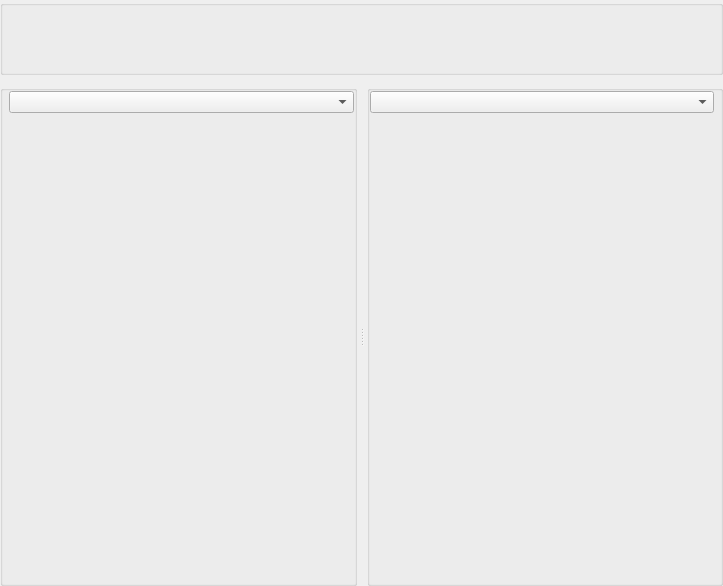
<?xml version="1.0" encoding="UTF-8"?>
<ui version="4.0">
 <class>CEditorMainScreen</class>
 <widget class="QWidget" name="CEditorMainScreen">
  <property name="geometry">
   <rect>
    <x>0</x>
    <y>0</y>
    <width>723</width>
    <height>586</height>
   </rect>
  </property>
  <property name="windowTitle">
   <string>Form</string>
  </property>
  <layout class="QGridLayout" name="gridLayout_2">
   <property name="leftMargin">
    <number>0</number>
   </property>
   <property name="topMargin">
    <number>0</number>
   </property>
   <property name="rightMargin">
    <number>0</number>
   </property>
   <property name="bottomMargin">
    <number>0</number>
   </property>
   <property name="horizontalSpacing">
    <number>0</number>
   </property>
   <property name="verticalSpacing">
    <number>10</number>
   </property>
   <item row="1" column="0">
    <widget class="QWidget" name="pMainWidget" native="true">
     <property name="sizePolicy">
      <sizepolicy hsizetype="Preferred" vsizetype="Expanding">
       <horstretch>0</horstretch>
       <verstretch>0</verstretch>
      </sizepolicy>
     </property>
     <layout class="QGridLayout" name="gridLayout">
      <property name="leftMargin">
       <number>0</number>
      </property>
      <property name="topMargin">
       <number>0</number>
      </property>
      <property name="rightMargin">
       <number>0</number>
      </property>
      <property name="bottomMargin">
       <number>0</number>
      </property>
      <property name="spacing">
       <number>10</number>
      </property>
      <item row="0" column="0">
       <widget class="QSplitter" name="splitter">
        <property name="orientation">
         <enum>Qt::Horizontal</enum>
        </property>
        <property name="handleWidth">
         <number>10</number>
        </property>
        <widget class="QGroupBox" name="groupBox">
         <property name="sizePolicy">
          <sizepolicy hsizetype="Preferred" vsizetype="Expanding">
           <horstretch>0</horstretch>
           <verstretch>0</verstretch>
          </sizepolicy>
         </property>
         <layout class="QGridLayout" name="gridLayout_3">
          <property name="leftMargin">
           <number>0</number>
          </property>
          <property name="topMargin">
           <number>0</number>
          </property>
          <property name="rightMargin">
           <number>0</number>
          </property>
          <property name="bottomMargin">
           <number>0</number>
          </property>
          <item row="1" column="1">
           <widget class="QWidget" name="pLeftContainer" native="true">
            <property name="sizePolicy">
             <sizepolicy hsizetype="Expanding" vsizetype="Expanding">
              <horstretch>0</horstretch>
              <verstretch>0</verstretch>
             </sizepolicy>
            </property>
            <layout class="QVBoxLayout" name="verticalLayout_3">
             <property name="spacing">
              <number>0</number>
             </property>
             <property name="leftMargin">
              <number>0</number>
             </property>
             <property name="topMargin">
              <number>0</number>
             </property>
             <property name="rightMargin">
              <number>0</number>
             </property>
             <property name="bottomMargin">
              <number>0</number>
             </property>
            </layout>
           </widget>
          </item>
          <item row="0" column="1">
           <widget class="QComboBox" name="pLeftComboBox"/>
          </item>
          <item row="0" column="0" rowspan="2">
           <widget class="CEditorActionBar" name="pActionBarLeft" native="true">
            <property name="sizePolicy">
             <sizepolicy hsizetype="Minimum" vsizetype="Minimum">
              <horstretch>0</horstretch>
              <verstretch>0</verstretch>
             </sizepolicy>
            </property>
           </widget>
          </item>
         </layout>
        </widget>
        <widget class="QGroupBox" name="groupBox_2">
         <property name="sizePolicy">
          <sizepolicy hsizetype="Preferred" vsizetype="Expanding">
           <horstretch>0</horstretch>
           <verstretch>0</verstretch>
          </sizepolicy>
         </property>
         <layout class="QGridLayout" name="gridLayout_4">
          <property name="leftMargin">
           <number>0</number>
          </property>
          <property name="topMargin">
           <number>0</number>
          </property>
          <property name="rightMargin">
           <number>0</number>
          </property>
          <property name="bottomMargin">
           <number>0</number>
          </property>
          <item row="1" column="0">
           <widget class="QWidget" name="pRightContainer" native="true">
            <property name="sizePolicy">
             <sizepolicy hsizetype="Expanding" vsizetype="Expanding">
              <horstretch>0</horstretch>
              <verstretch>0</verstretch>
             </sizepolicy>
            </property>
            <layout class="QVBoxLayout" name="verticalLayout_4">
             <property name="spacing">
              <number>0</number>
             </property>
             <property name="leftMargin">
              <number>0</number>
             </property>
             <property name="topMargin">
              <number>0</number>
             </property>
             <property name="rightMargin">
              <number>0</number>
             </property>
             <property name="bottomMargin">
              <number>0</number>
             </property>
            </layout>
           </widget>
          </item>
          <item row="0" column="0">
           <widget class="QComboBox" name="pRightComboBox"/>
          </item>
          <item row="0" column="1" rowspan="2">
           <widget class="CEditorActionBar" name="pActionBarRight" native="true">
            <property name="sizePolicy">
             <sizepolicy hsizetype="Minimum" vsizetype="Minimum">
              <horstretch>0</horstretch>
              <verstretch>0</verstretch>
             </sizepolicy>
            </property>
           </widget>
          </item>
         </layout>
        </widget>
       </widget>
      </item>
     </layout>
    </widget>
   </item>
   <item row="0" column="0">
    <widget class="QGroupBox" name="groupBox_3">
     <property name="title">
      <string/>
     </property>
     <layout class="QHBoxLayout" name="horizontalLayout">
      <item>
       <widget class="CEditorActionBar" name="pProjectActionBar" native="true">
        <property name="sizePolicy">
         <sizepolicy hsizetype="Preferred" vsizetype="Fixed">
          <horstretch>0</horstretch>
          <verstretch>0</verstretch>
         </sizepolicy>
        </property>
        <property name="minimumSize">
         <size>
          <width>0</width>
          <height>48</height>
         </size>
        </property>
        <property name="maximumSize">
         <size>
          <width>16777215</width>
          <height>48</height>
         </size>
        </property>
       </widget>
      </item>
     </layout>
    </widget>
   </item>
  </layout>
 </widget>
 <customwidgets>
  <customwidget>
   <class>CEditorActionBar</class>
   <extends>QWidget</extends>
   <header>EditorActionBar.h</header>
   <container>1</container>
  </customwidget>
 </customwidgets>
 <resources/>
 <connections/>
</ui>
